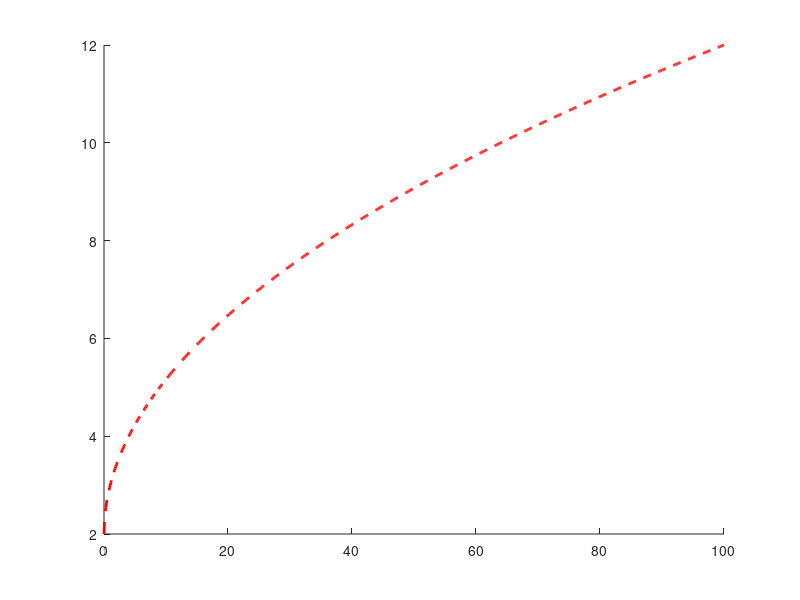

Write MATLAB code to recreate this figure. (Note: this script raises an error after producing the figure.)
% MPPI for Lane-Following Control of Vehicle
clc;
clear;

% Parameters
L = 2.5; % wheelbase (m)
Lr = 1.25; % distance from rear axle to CoG (m)
Ts = 0.01; % sampling time (s)
horizon = 10; % control horizon
num_samples = 100; % number of samples for MPPI
lambda = 1.0; % temperature parameter for MPPI
sigma = [0.5; 0.5]; % standard deviation for sampling control inputs

% Define the reference trajectory (straight line for simplicity)
refTrajectory.x = 0:0.1:100; % x-coordinates
refTrajectory.y = sqrt(refTrajectory.x) + 2; % y-coordinates (lane center at y=2m)
refTrajectory.v = 10 * ones(length(refTrajectory.x), 1); % target velocity (m/s)

goal = [10, 10];

% Initial conditions
x0 = 0; % initial x position (m)
y0 = 2; % initial y position (m)
theta0 = 0; % initial orientation (rad)
v0 = 10; % initial velocity (m/s)

% Initial state and control input
state = [x0; y0; theta0; v0];
states = zeros(4, length(refTrajectory.x));
states(:, 1) = state;
controls = [0; v0]; % initial control input: [delta; velocity]

% Store predicted paths
predicted_paths = zeros(4, horizon, length(refTrajectory.x) - 1);

% Create figure for animation
figure;
hold on;
plot(refTrajectory.x, refTrajectory.y, 'r--', 'LineWidth', 2);
actualPath = animatedline('Color', 'b', 'LineWidth', 2);
predictedPath = animatedline('Color', 'g', 'LineStyle', '--');
xlabel('X Position (m)');
ylabel('Y Position (m)');
title('Lane-Following Control using MPPI with Predicted Paths');
legend('Reference Path', 'Actual Path', 'Predicted Path');
grid on;
xlim([0 40]);
ylim([0 10]);

% Main simulation loop
for k = 1:length(refTrajectory.x) - 1
    % 本来はautoware-practiceのPurepursuitみたいな感じで最近傍の距離から目標経路マップを紹介して目標位置と目標車速を出さないといけない
    
    % Generate control samples
    control_samples = repmat(controls, 1, num_samples) + sigma .* randn(2, num_samples);
    
    % Keep control signals within bounds
    control_samples(1, :) = max(min(control_samples(1, :), pi/4), -pi/4); % steering angle between -45 to 45 degrees
    control_samples(2, :) = max(min(control_samples(2, :), 20), 0); % velocity between 0 to 20 m/s

    costs = zeros(1, num_samples);
    
    % Evaluate each sample
    for i = 1:num_samples
        sample_state = state;
        cost = 0;
        valid_sample = true;
        for t = 1:horizon
            % Apply control input to the vehicle model
            u = control_samples(:, i);
            sample_state = kinematicBicycleModel(sample_state, u, Ts, L, Lr);
            
            % Check for NaN or Inf in the sample state
            if any(isnan(sample_state)) || any(isinf(sample_state))
                valid_sample = false;
                break;
            end

            min_distance = 10000000; % way point最近傍点の初期化
            for j = 1:length(refTrajectory.x) - 1
                distance = sqrt((state(1) - refTrajectory.x(j))^2 + (state(2) - refTrajectory.y(j))^2); % ユークリッド距離
                if min_distance > distance
                    closest_way_point = j;
                    min_distance = distance;
                end
            end
            % Current reference position
            ref = [refTrajectory.x(closest_way_point); refTrajectory.y(closest_way_point); refTrajectory.v(closest_way_point)];
            
            % Compute cost (e.g., distance to reference)
            cost = cost + norm(sample_state(1:2) - ref(1:2), 2) + 1 * norm(sample_state(4) - refTrajectory.v(closest_way_point), 1) + 0.1 * norm(u, 2); 
        end
        cost = cost + 100 * norm(sample_state(1:2) - ref(1:2), 2) + 10 * norm(sample_state(4) - refTrajectory.v(closest_way_point), 1);

        if valid_sample
            costs(i) = cost;
        else
            costs(i) = inf;
        end
    end
    
    % Check for NaN or Inf in costs
    if any(isnan(costs)) || all(isinf(costs))
        error('NaN or Inf detected in costs. Check model dynamics and cost calculation.');
    end
    
    % Update control input based on costs
    weights = exp(-costs / lambda);
    weights = weights / sum(weights);
    controls = sum(control_samples .* weights, 2);
    
    % Predict the path using the best control input
    predicted_state = state;
    for t = 1:horizon
        predicted_state = kinematicBicycleModel(predicted_state, controls, Ts, L, Lr);
        predicted_paths(:, t, k) = predicted_state;
    end
    
    % Apply the control input to the vehicle model
    state = kinematicBicycleModel(state, controls, Ts, L, Lr);
    states(:, k + 1) = state;

    % Update animation
    addpoints(actualPath, state(1), state(2));
    clearpoints(predictedPath);
    for j = 1:k
        for t = 1:horizon
            addpoints(predictedPath, predicted_paths(1, t, j), predicted_paths(2, t, j));
        end
    end
    drawnow;
    pause(Ts);
end

% Kinematic Bicycle Model Function
function state = kinematicBicycleModel(state, u, Ts, L, Lr)
    % Unpack state and control input
    x = state(1);
    y = state(2);
    theta = state(3);
    v = u(2);
    delta = u(1);
    
    % Kinematic bicycle model equations
    beta = atan(Lr * tan(delta) / L);
    if isnan(beta) || isinf(beta)
        beta = 0;
    end
    x = x + Ts * v * cos(theta + beta);
    y = y + Ts * v * sin(theta + beta);
    theta = theta + Ts * v * sin(beta) / L;
    
    % Update state
    state = [x; y; theta; v];
end
